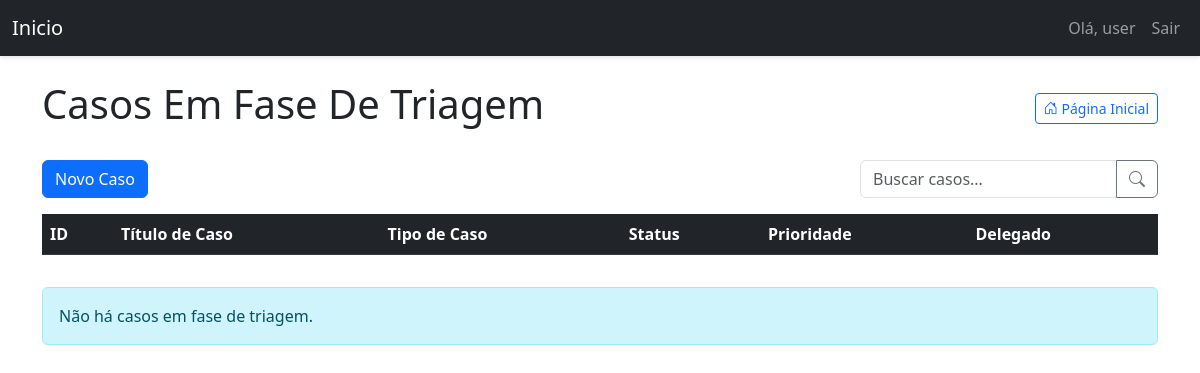
The app's page /dashboard/ (signed in), older data.
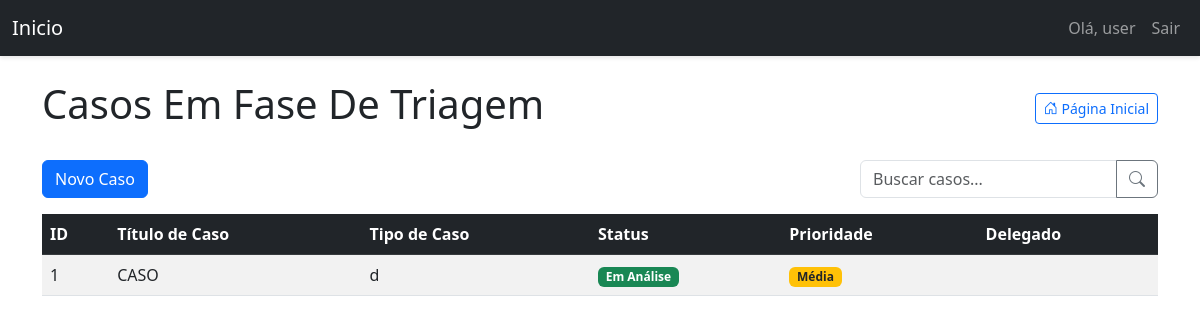
The same page, newer data.
### models.py (models this page shows, shortened)
class User(UserMixin, db.Model):
    id = db.Column(db.Integer, primary_key=True)
    username = db.Column(db.String(64), index=True, unique=True)
    email = db.Column(db.String(120), index=True, unique=True)
    password_hash = db.Column(db.String(128))
    is_admin = db.Column(db.Boolean, default=False)
    tickets = db.relationship('Ticket', backref='author', lazy='dynamic', cascade="all, delete-orphan")
    comments = db.relationship('Comment', backref='author', lazy='dynamic', cascade="all, delete-orphan")
    attachments = db.relationship('Attachment', backref='author', lazy='dynamic')
    appointments = db.relationship('Appointment', backref='user', lazy='dynamic', cascade="all, delete-orphan")
    advogados = db.relationship('Advogado', backref='owner_user', lazy='dynamic', cascade="all, delete-orphan")

class Ticket(db.Model):
    id = db.Column(db.Integer, primary_key=True)
    ticket_code = db.Column(db.String(30), unique=True)
    title = db.Column(db.String(140))
    description = db.Column(db.Text)
    case_number = db.Column(db.String(50))
    status = db.Column(db.String(20), default='Em Análise')
    priority = db.Column(db.String(20), default='Média')
    created_at = db.Column(db.DateTime, index=True, default=datetime.utcnow)
    updated_at = db.Column(db.DateTime, index=True, default=datetime.utcnow)
    user_id = db.Column(db.Integer, db.ForeignKey('user.id'))
    delegado = db.Column(db.String(100))
    comments = db.relationship('Comment', backref='ticket', lazy='dynamic', cascade="all, delete-orphan")
    attachments = db.relationship('Attachment', backref='ticket', lazy='dynamic', cascade="all, delete-orphan")
    todos = db.relationship('TodoItem', backref='ticket', lazy='dynamic', cascade="all, delete-orphan")

### triagem/routes/dashboard.py (the view)
@dashboard_bp.route('/')  # Rota vazia, que combina com o prefixo '/dashboard' em app.py
@login_required
def dashboard():
    search_term = request.args.get('search', '')
    query = Ticket.query
    if not current_user.is_admin:
        query = query.filter(Ticket.user_id == current_user.id)
    if search_term:
        query = query.filter(
            (Ticket.title.ilike(f'%{search_term}%')) |
            (Ticket.case_number.ilike(f'%{search_term}%')) |
            (Ticket.description.ilike(f'%{search_term}%'))
        )
    status_order = {'Em Análise': 1, 'Em Espera': 2, 'Arquivado': 3}
    priority_order = {'Alta': 1, 'Média': 2, 'Baixa': 3}
    query = query.order_by(
        db.case(status_order, value=Ticket.status),
        db.case(priority_order, value=Ticket.priority),
        Ticket.updated_at.desc()
    )
    tickets = query.all()
    return render_template('dashboard.html', tickets=tickets, search_term=search_term)

### triagem/templates/dashboard.html (shortened to what this page needs)
{% extends "base.html" %}
{% block content %}
<div class="d-flex justify-content-between align-items-center mb-4 flex-wrap">
    <h1>Casos Em Fase De Triagem</h1>
    <a href="{{ url_for('main.index') }}" class="btn btn-outline-primary btn-sm">
        <i class="bi bi-house-door"></i> Página Inicial
    </a>
</div>
<div class="d-flex justify-content-between mb-3 flex-wrap">
    <a href="{{ url_for('ticket.create_ticket') }}" class="btn btn-primary">Novo Caso</a>
    <form method="GET" action="{{ url_for('dashboard.dashboard') }}" class="d-flex ms-md-auto mt-2 mt-md-0">
        <div class="input-group">
            <input type="text" name="search" class="form-control" placeholder="Buscar casos..." value="{{ request.args.get('search', '') }}">
            <button class="btn btn-outline-secondary" type="submit">
                <i class="bi bi-search"></i>
            </button>
        </div>
    </form>
</div>
<div class="table-responsive">
    <table class="table table-striped table-hover">
        <thead class="table-dark">
            <tr>
                <th>ID</th>
                <th>Título de Caso</th>
                <th>Tipo de Caso</th>
                <th>Status</th>
                <th>Prioridade</th>
                <th>Delegado</th>
            </tr>
        </thead>
        <tbody>
            {% for ticket in tickets %}
            <tr class="clickable-row" data-href="{{ url_for('ticket.view_ticket', ticket_id=ticket.id) }}">
                <td>{{ ticket.id }}</td>
                <td>{{ ticket.title }}</td>
                <td>{{ ticket.case_number }}</td>
                <td>
                    <span class="badge
                        {% if ticket.status == 'Em Análise' %}bg-success
                        {% elif ticket.status == 'Em Espera' %}bg-warning text-dark
                        {% elif ticket.status == 'Arquivado' %}bg-secondary
                        {% else %}bg-info{% endif %}">
                        {{ ticket.status }}
                    </span>
                </td>
                <td>
                    <span class="badge
                        {% if ticket.priority == 'Alta' %}bg-danger
                        {% elif ticket.priority == 'Média' %}bg-warning text-dark
                        {% elif ticket.priority == 'Baixa' %}bg-info
                        {% else %}bg-secondary{% endif %}">
                        {{ ticket.priority }}
                    </span>
                </td>
                <td>{{ ticket.delegado }}</td>
            </tr>
            {% endfor %}
        </tbody>
    </table>
</div>
{% if tickets|length == 0 and not request.args.get('search') %}
<div class="alert alert-info mt-3" role="alert">
    Não há casos em fase de triagem.
</div>
{% elif tickets|length == 0 and request.args.get('search') %}
<div class="alert alert-warning mt-3" role="alert">
    Nenhum caso encontrado para a busca "{{ request.args.get('search') }}". Tente outro termo.
</div>
{% endif %}
{% endblock %}

### triagem/templates/base.html (shortened to what this page needs)
<!DOCTYPE html>
<html lang="pt-BR">
<head>
    {% block styles %}
        <link rel="stylesheet" href="https://cdn.jsdelivr.net/npm/bootstrap-icons@1.8.0/font/bootstrap-icons.css">
        <link rel="stylesheet" href="{{ url_for('static', filename='css/triagem.css') }}">
        <link href="https://cdn.jsdelivr.net/npm/bootstrap@5.3.0/dist/css/bootstrap.min.css" rel="stylesheet">
    {% endblock %}
</head>
<body>
    <nav class="navbar navbar-expand-lg navbar-dark bg-dark">
        <div class="container-fluid">
            <a class="navbar-brand" href="{{ url_for('main.index') }}">Inicio</a>
            <div class="collapse navbar-collapse" id="navbarNav">
                <ul class="navbar-nav ms-auto">
                    {% if current_user.is_authenticated %}
                    <li class="nav-item">
                        <span class="nav-link">Olá, {{ current_user.username }}</span>
                    </li>
                    <li class="nav-item">
                        <a class="nav-link" href="{{ url_for('auth.logout') }}">Sair</a>
                    </li>
                    {% else %}
                    <li class="nav-item">
                        <a class="nav-link" href="{{ url_for('auth.login') }}">Login</a>
                    </li>
                    {% endif %}
                </ul>
            </div>
        </div>
    </nav>
    <div class="container mt-4">
        {% block content %}{% endblock %}
    </div>
</body>
</html>

### static/css/triagem.css (style rules this page uses)
body { background-color: #f8f9fa; padding-bottom: 50px; font-family: 'Open Sans', sans-serif; }
.navbar { box-shadow: 0 2px 4px rgba(0,0,0,.1); }
.table th { background-color: #f8f9fa; }
.badge { font-weight: 500; }
::placeholder { color: #6c757d; opacity: 1; }
.clickable-row { cursor: pointer; }

Row changes from the older to the newer data that the page shows:
added Ticket: id "1", title "CASO", case_number "d", status "Em Análise", priority "Média"
Text that changed along with them:
text no longer shown: "Não há casos em fase de triagem."
